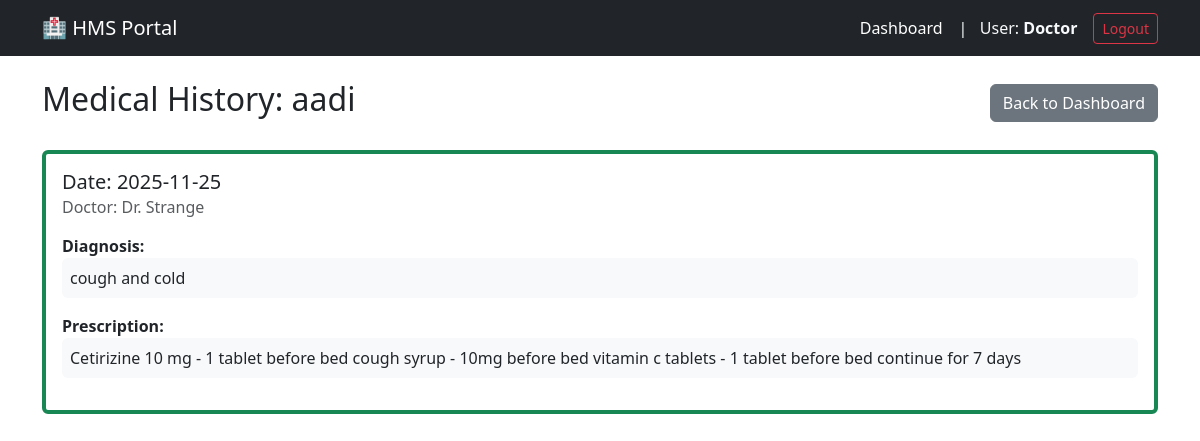
Screenshot of /doctor/patient_history/1 (signed in) with the database file from the repository.
### hms_app/models.py (models this page shows, shortened)
class Patient(UserMixin, db.Model):
    id = db.Column(db.Integer, primary_key=True)
    name = db.Column(db.String(100), nullable=False)
    email = db.Column(db.String(120), unique=True, nullable=False)
    password_hash = db.Column(db.String(128))
    appointments = db.relationship('Appointment', backref='patient', lazy=True)

class Appointment(db.Model):
    id = db.Column(db.Integer, primary_key=True)
    patient_id = db.Column(db.Integer, db.ForeignKey('patient.id'), nullable=False)
    doctor_id = db.Column(db.Integer, db.ForeignKey('doctor.id'), nullable=False)
    appointment_time = db.Column(db.DateTime, nullable=False, default=datetime.utcnow)
    status = db.Column(db.String(20), default='Booked') # Booked, Completed, Cancelled
    treatment = db.relationship('Treatment', backref='appointment', uselist=False, lazy=True)

class Doctor(UserMixin, db.Model):
    id = db.Column(db.Integer, primary_key=True)
    name = db.Column(db.String(100), nullable=False)
    email = db.Column(db.String(120), unique=True, nullable=False)
    password_hash = db.Column(db.String(128))
    department_id = db.Column(db.Integer, db.ForeignKey('department.id'), nullable=False)
    appointments = db.relationship('Appointment', backref='doctor', lazy=True)
    @property
    def role(self): return "doctor"

class Treatment(db.Model):
    id = db.Column(db.Integer, primary_key=True)
    appointment_id = db.Column(db.Integer, db.ForeignKey('appointment.id'), unique=True, nullable=False)
    diagnosis = db.Column(db.Text, nullable=False)
    prescription = db.Column(db.Text, nullable=False)

### hms_app/doctor/routes.py (the view)
@doctor.route('/patient_history/<int:patient_id>')
@login_required
@doctor_required
def patient_history(patient_id):
    patient = Patient.query.get_or_404(patient_id)
    history = Appointment.query.filter_by(patient_id=patient_id, status='Completed')\
        .order_by(Appointment.appointment_time.desc()).all()
    return render_template('doctor/patient_history.html', patient=patient, history=history)

### hms_app/models.py (called while the page is built)
@login_manager.user_loader
def load_user(user_id):
    role = session.get('role')
    if role == 'admin':
        return Admin.query.get(int(user_id))
    elif role == 'doctor':
        return Doctor.query.get(int(user_id))
    elif role == 'patient':
        return Patient.query.get(int(user_id))
    admin = Admin.query.get(int(user_id))
    if admin: return admin
    doctor = Doctor.query.get(int(user_id))
    if doctor: return doctor
    return Patient.query.get(int(user_id))

### hms_app/templates/doctor/patient_history.html
{% extends "base.html" %}
{% block content %}
<div class="d-flex justify-content-between align-items-center mb-4">
    <h2>Medical History: {{ patient.name }}</h2>
    <a href="{{ url_for('doctor.dashboard') }}" class="btn btn-secondary">Back to Dashboard</a>
</div>
{% for record in history %}
<div class="card mb-3 border-start border-4 border-success">
    <div class="card-body">
        <h5 class="card-title">Date: {{ record.appointment_time.strftime('%Y-%m-%d') }}</h5>
        <h6 class="card-subtitle mb-2 text-muted">Doctor: {{ record.doctor.name }}</h6>
        <div class="mt-3">
            <strong>Diagnosis:</strong>
            <p class="bg-light p-2 rounded">{{ record.treatment.diagnosis }}</p>
        </div>
        <div class="mt-2">
            <strong>Prescription:</strong>
            <p class="bg-light p-2 rounded">{{ record.treatment.prescription }}</p>
        </div>
    </div>
</div>
{% else %}
<div class="alert alert-info">No previous medical history found for this patient.</div>
{% endfor %}
{% endblock %}

### rows the page displays
Patient: name "aadi"
Appointment: appointment_time "2025-11-25", doctor.name "Dr. Strange", treatment.diagnosis "cough and cold", treatment.prescription "Cetirizine 10 mg - 1 tablet before bed cough syrup - 10mg before bed vitamin c tablets - 1 tablet before bed continue for 7 days"

### other values shown
{{ current_user.role|capitalize }} "Doctor"
